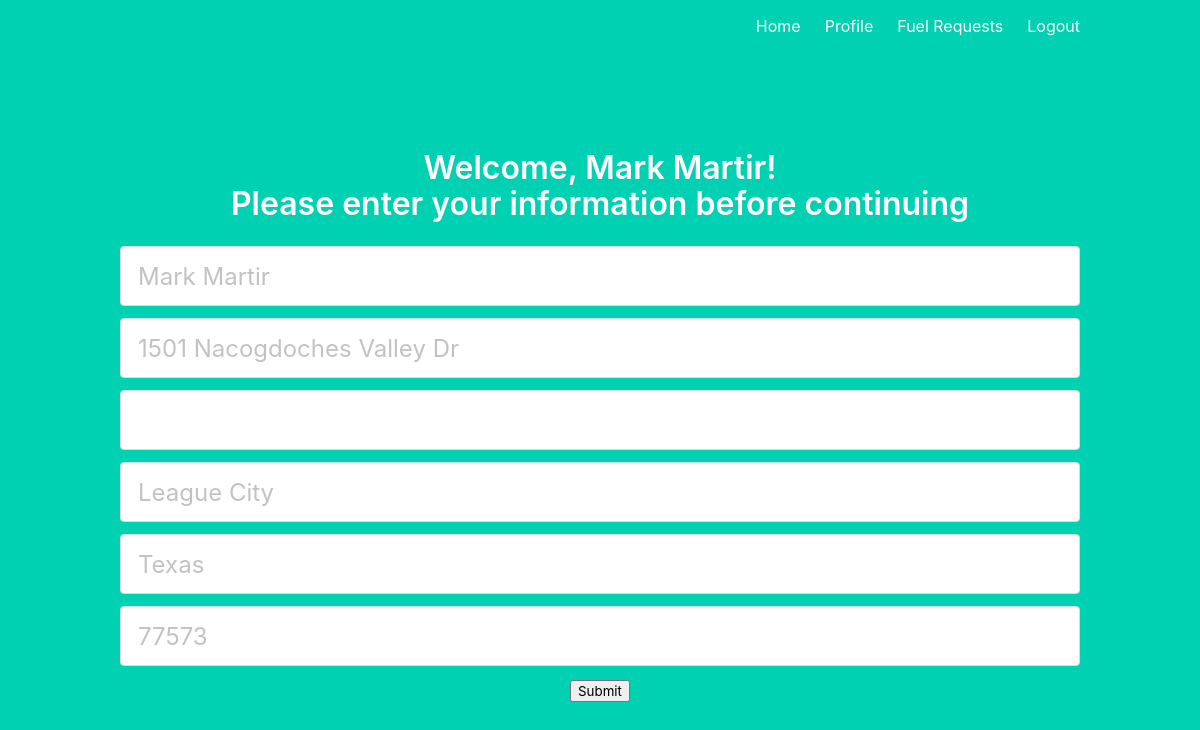
The app's page /profile (signed in), older data.
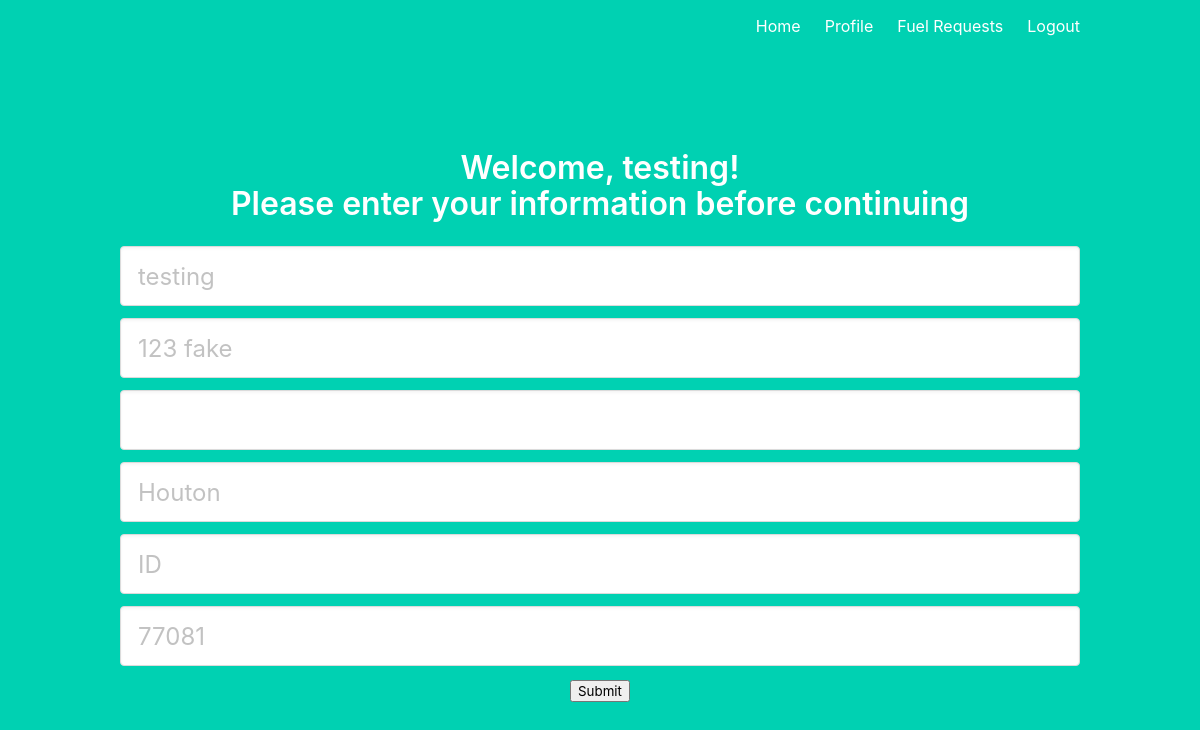
The same page, newer data.
### models.py (models this page shows)
class User(UserMixin, db.Model):
    id = db.Column(db.Integer, primary_key=True) # primary keys are required by SQLAlchemy
    username = db.Column(db.String(100))
    password = db.Column(db.String(100))
    name = db.Column(db.String(1000))
    Address_1=db.Column(db.String(1000))
    Address_2 = db.Column(db.String(1000))
    City= db.Column(db.String(1000))
    State=db.Column(db.String(2))
    Zip = db.Column(db.String(9))

### main.py (the view)
@main.route('/profile')
@login_required
def profile():
    message="Please enter your information before continuing"
    return render_template('profile.html', name=current_user.name, Address_1=current_user.Address_1,
                           Address_2=current_user.Address_2,City=current_user.City,State=current_user.State,
                           Zip=current_user.Zip,message=message)

### __init__.py (called while the page is built)
def create_app():
    app = Flask(__name__)
    app.config['SECRET_KEY'] = '9OLWxND4o83j4K4iuopO'
    app.config['SQLALCHEMY_DATABASE_URI'] = 'sqlite:///db.sqlite'
    db.init_app(app)
    login_manager = LoginManager()
    login_manager.login_view = 'auth.login'
    login_manager.init_app(app)
    from .models import User
    @login_manager.user_loader
    def load_user(user_id):
        return User.query.get(int(user_id))
    from .auth import auth as auth_blueprint
    app.register_blueprint(auth_blueprint)
    from .main import main as main_blueprint
    app.register_blueprint(main_blueprint)
    return app

### templates/profile.html (shortened to what this page needs)
{% extends "base.html" %}
{% block content %}
<h1 class="title">
  Welcome, {{ name }}!<br>
	{{message}}
</h1>
<section>
<form method="POST" action="/profile">
            <div class="field">
                <div class="control">
                    <input class="input is-large" type="name" name="name" placeholder= "{{name}}" autofocus="">
                </div>
            </div>
			{% if Address_1 is none %}
        		<div class="field">
             	   <div class="control">
                	    <input class="input is-large" type="text" name="Address1" placeholder="Address 1">
               	 </div>
				</div>
    		{% else %}
        		<div class="field">
             	   <div class="control">
                	    <input class="input is-large" type="text" name="Address1" placeholder="{{Address_1}}">
               	 </div>
				</div>
			{% endif %}
			{% if Address_2 is none %}
        		<div class="field">
                <div class="control">
                    <input class="input is-large" type="text" name="Address2" placeholder="Address 2 (optional)">
                </div>
            </div>
    		{% else %}
        		<div class="field">
                <div class="control">
                    <input class="input is-large" type="text" name="Address2" placeholder="{{Address_2}}">
                </div>
            </div>
			{% endif %}
			{% if City is none %}
        	<div class="field">
                <div class="control">
                    <input class="input is-large" type="text" name="city" placeholder="City">
                </div>
            </div>
    		{% else %}
        	<div class="field">
                <div class="control">
                    <input class="input is-large" type="text" name="city" placeholder="{{City}}">
                </div>
            </div>
			{% endif %}
			{% if State is none %}
        	<div class="field">
                <div class="control">
                    <input list="State" class="input is-large" type="text" name="State" placeholder="State">
                      <datalist id="State">
  <option value="AL">AL</option>
	<option value="AK">AK</option>
	<option value="AZ">AZ</option>
	<option value="AR">AR</option>
	<option value="CA">CA</option>
	<option value="CO">CO</option>
	<option value="CT">CT</option>
	<option value="DE">DE</option>
	<option value="DC">DC</option>
	<option value="FL">FL</option>
	<option value="GA">GA</option>
	<option value="HI">HI</option>
	<option value="ID">ID</option>
	<option value="IL">IL</option>
	<option value="IN">IN</option>
	<option value="IA">IA</option>
	<option value="KS">KS</option>
	<option value="KY">KY</option>
	<option value="LA">LA</option>
	<option value="ME">ME</option>
	<option value="MD">MD</option>
	<option value="MA">MA</option>
	<option value="MI">MI</option>
	<option value="MN">MN</option>
	<option value="MS">MS</option>
	<option value="MO">MO</option>
	<option value="MT">MT</option>
	<option value="NE">NE</option>
	<option value="NV">NV</option>
	<option value="NH">NH</option>
	<option value="NJ">NJ</option>
	<option value="NM">NM</option>
	<option value="NY">NY</option>
	<option value="NC">NC</option>
	<option value="ND">ND</option>
	<option value="OH">OH</option>
	<option value="OK">OK</option>
	<option value="OR">OR</option>
	<option value="PA">PA</option>
	<option value="RI">RI</option>
	<option value="SC">SC</option>
	<option value="SD">SD</option>
	<option value="TN">TN</option>
	<option value="TX">TX</option>
	<option value="UT">UT</option>
	<option value="VT">VT</option>
	<option value="VA">VA</option>
	<option value="WA">WA</option>
	<option value="WV">WV</option>
	<option value="WI">WI</option>
	<option value="WY">WY</option>
                    </datalist>
					</div>
            </div>
    		{% else %}
        	<div class="field">
                <div class="control">
                    <input list="State" class="input is-large" type="text" name="State" placeholder="{{State}}">
					</div>
            </div>
			{% endif %}
	{% if Zip is none %}
        	<div class="field">
                <div class="control">
                    <input class="input is-large" type="text" name="ZipCode" placeholder="Zipcode">
                </div>
	</div>
    		{% else %}
        	<div class="field">
                <div class="control">
                    <input class="input is-large" type="text" name="ZipCode" placeholder="{{Zip}}">
                </div>
	</div>
			{% endif %}
			<input type="submit" value="Submit">
            </form>
</section>
{% endblock %}

### templates/base.html (shortened to what this page needs)
<!DOCTYPE html>
<html>
<head>
    <link rel="stylesheet" href="https://cdnjs.cloudflare.com/ajax/libs/bulma/0.7.2/css/bulma.min.css" />
</head>
<body>
    <section class="hero is-primary is-fullheight">
        <div class="hero-head">
            <nav class="navbar">
                <div class="container">
                    <div id="navbarMenuHeroA" class="navbar-menu">
                        <div class="navbar-end">
                            <a href="{{ url_for('main.index') }}" class="navbar-item">
                                Home
                            </a>
                            {% if current_user.is_authenticated %}
                            <a href="{{ url_for('main.profile') }}" class="navbar-item">
                                Profile
                            </a>
							{% endif %}
							{% if current_user.is_authenticated %}
                            <a href="{{ url_for('main.fuelquote') }}" class="navbar-item">
                                Fuel Requests
                            </a>
                            {% endif %}
                            {% if current_user.is_authenticated %}
                            <a href="{{ url_for('auth.logout') }}" class="navbar-item">
                                Logout
                            </a>
                            {% endif %}
                        </div>
                    </div>
                </div>
            </nav>
        </div>
        <div class="hero-body">
            <div class="container has-text-centered">
               {% block content %}
               {% endblock %}
            </div>
        </div>
    </section>
</body>
</html>

Row changes from the older to the newer data that the page shows:
changed User: name "Mark Martir" → "testing"; Address1 "1501 Nacogdoches Valley Dr" → "123 fake"; city "League City" → "Houton"; State "Texas" → "ID"; ZipCode "77573" → "77081"
